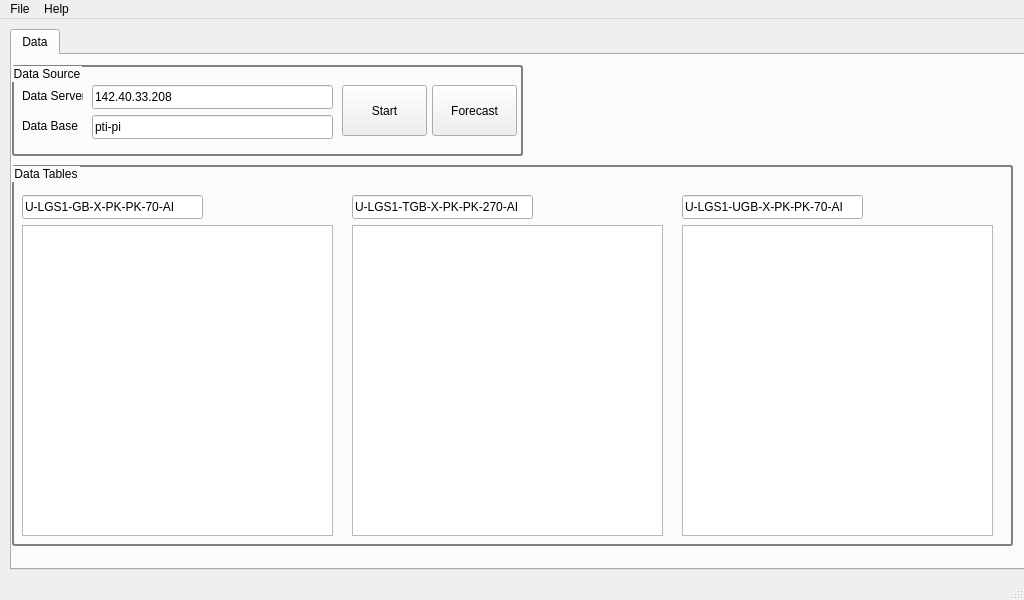
<?xml version="1.0" encoding="UTF-8"?>
<ui version="4.0">
 <class>MainGui</class>
 <widget class="QMainWindow" name="MainGui">
  <property name="geometry">
   <rect>
    <x>0</x>
    <y>0</y>
    <width>1024</width>
    <height>600</height>
   </rect>
  </property>
  <property name="windowTitle">
   <string>MainWindow</string>
  </property>
  <widget class="QWidget" name="centralwidget">
   <widget class="QTabWidget" name="tabMain">
    <property name="geometry">
     <rect>
      <x>10</x>
      <y>10</y>
      <width>1181</width>
      <height>541</height>
     </rect>
    </property>
    <property name="currentIndex">
     <number>0</number>
    </property>
    <widget class="QWidget" name="tbData">
     <attribute name="title">
      <string>Data</string>
     </attribute>
     <widget class="QGroupBox" name="grpTable">
      <property name="geometry">
       <rect>
        <x>0</x>
        <y>110</y>
        <width>1001</width>
        <height>381</height>
       </rect>
      </property>
      <property name="styleSheet">
       <string notr="true">QGroupBox{border: 2px solid gray; border-radius: 3px;}</string>
      </property>
      <property name="title">
       <string>Data Tables</string>
      </property>
      <widget class="QLineEdit" name="txtTagA">
       <property name="geometry">
        <rect>
         <x>10</x>
         <y>30</y>
         <width>181</width>
         <height>24</height>
        </rect>
       </property>
       <property name="text">
        <string>U-LGS1-GB-X-PK-PK-70-AI</string>
       </property>
      </widget>
      <widget class="QLineEdit" name="txtTagB">
       <property name="geometry">
        <rect>
         <x>340</x>
         <y>30</y>
         <width>181</width>
         <height>24</height>
        </rect>
       </property>
       <property name="text">
        <string>U-LGS1-TGB-X-PK-PK-270-AI</string>
       </property>
      </widget>
      <widget class="QLineEdit" name="txtTagC">
       <property name="geometry">
        <rect>
         <x>670</x>
         <y>30</y>
         <width>181</width>
         <height>24</height>
        </rect>
       </property>
       <property name="text">
        <string>U-LGS1-UGB-X-PK-PK-70-AI</string>
       </property>
      </widget>
      <widget class="QTableView" name="tblDataA">
       <property name="geometry">
        <rect>
         <x>10</x>
         <y>60</y>
         <width>311</width>
         <height>311</height>
        </rect>
       </property>
      </widget>
      <widget class="QTableView" name="tblDataC">
       <property name="geometry">
        <rect>
         <x>340</x>
         <y>60</y>
         <width>311</width>
         <height>311</height>
        </rect>
       </property>
      </widget>
      <widget class="QTableView" name="tblDataB">
       <property name="geometry">
        <rect>
         <x>670</x>
         <y>60</y>
         <width>311</width>
         <height>311</height>
        </rect>
       </property>
      </widget>
     </widget>
     <widget class="QGroupBox" name="grpSource">
      <property name="geometry">
       <rect>
        <x>0</x>
        <y>10</y>
        <width>511</width>
        <height>91</height>
       </rect>
      </property>
      <property name="styleSheet">
       <string notr="true">QGroupBox{border: 2px solid gray; border-radius: 3px;}</string>
      </property>
      <property name="title">
       <string>Data Source</string>
      </property>
      <widget class="QLineEdit" name="txtDataServer">
       <property name="geometry">
        <rect>
         <x>80</x>
         <y>20</y>
         <width>241</width>
         <height>24</height>
        </rect>
       </property>
       <property name="text">
        <string>142.40.33.208</string>
       </property>
      </widget>
      <widget class="QLabel" name="lblDataServer">
       <property name="geometry">
        <rect>
         <x>10</x>
         <y>20</y>
         <width>61</width>
         <height>21</height>
        </rect>
       </property>
       <property name="text">
        <string>Data Server </string>
       </property>
      </widget>
      <widget class="QLabel" name="lblDataBase">
       <property name="geometry">
        <rect>
         <x>10</x>
         <y>50</y>
         <width>61</width>
         <height>21</height>
        </rect>
       </property>
       <property name="text">
        <string>Data Base</string>
       </property>
      </widget>
      <widget class="QLineEdit" name="txtDataBase">
       <property name="geometry">
        <rect>
         <x>80</x>
         <y>50</y>
         <width>241</width>
         <height>24</height>
        </rect>
       </property>
       <property name="text">
        <string>pti-pi</string>
       </property>
      </widget>
      <widget class="QPushButton" name="btnServerStart">
       <property name="geometry">
        <rect>
         <x>330</x>
         <y>20</y>
         <width>85</width>
         <height>51</height>
        </rect>
       </property>
       <property name="text">
        <string>Start</string>
       </property>
      </widget>
      <widget class="QPushButton" name="btnForeStart">
       <property name="geometry">
        <rect>
         <x>420</x>
         <y>20</y>
         <width>85</width>
         <height>51</height>
        </rect>
       </property>
       <property name="text">
        <string>Forecast</string>
       </property>
      </widget>
     </widget>
    </widget>
   </widget>
  </widget>
  <widget class="QMenuBar" name="menubar">
   <property name="geometry">
    <rect>
     <x>0</x>
     <y>0</y>
     <width>1024</width>
     <height>22</height>
    </rect>
   </property>
   <widget class="QMenu" name="menuFile">
    <property name="title">
     <string>File</string>
    </property>
    <addaction name="actionStart"/>
    <addaction name="actionStop"/>
    <addaction name="separator"/>
    <addaction name="actionExit"/>
   </widget>
   <widget class="QMenu" name="menuAbout">
    <property name="title">
     <string>Help</string>
    </property>
    <addaction name="actionAbout"/>
    <addaction name="actionAbout_Qt"/>
   </widget>
   <addaction name="menuFile"/>
   <addaction name="menuAbout"/>
  </widget>
  <widget class="QStatusBar" name="statusbar"/>
  <action name="actionStart">
   <property name="text">
    <string>Start</string>
   </property>
  </action>
  <action name="actionStop">
   <property name="text">
    <string>Stop</string>
   </property>
  </action>
  <action name="actionExit">
   <property name="text">
    <string>Exit</string>
   </property>
  </action>
  <action name="actionAbout">
   <property name="text">
    <string>About</string>
   </property>
  </action>
  <action name="actionAbout_Qt">
   <property name="text">
    <string>About-Qt</string>
   </property>
  </action>
 </widget>
 <resources/>
 <connections/>
</ui>
